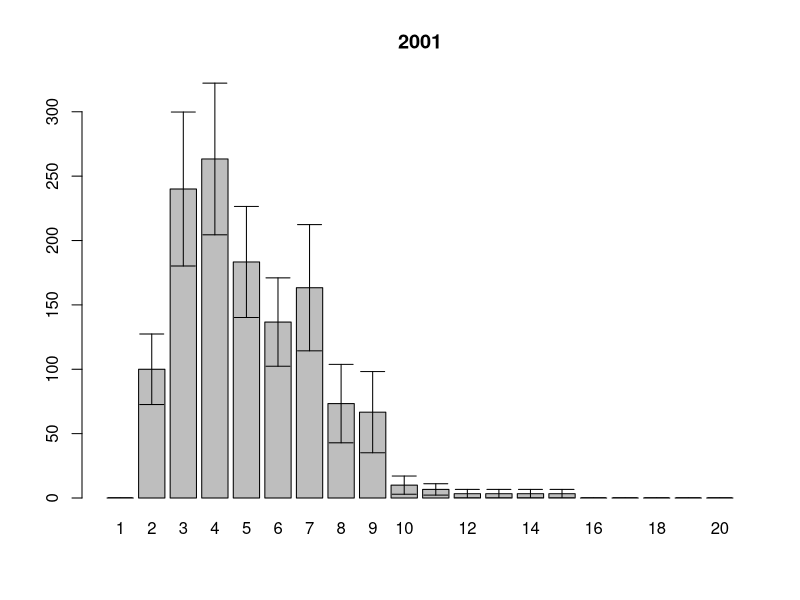
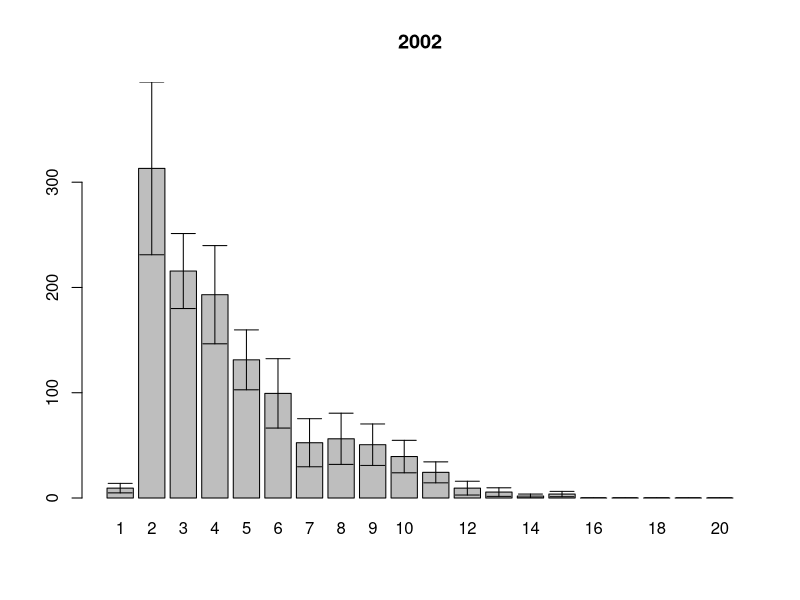
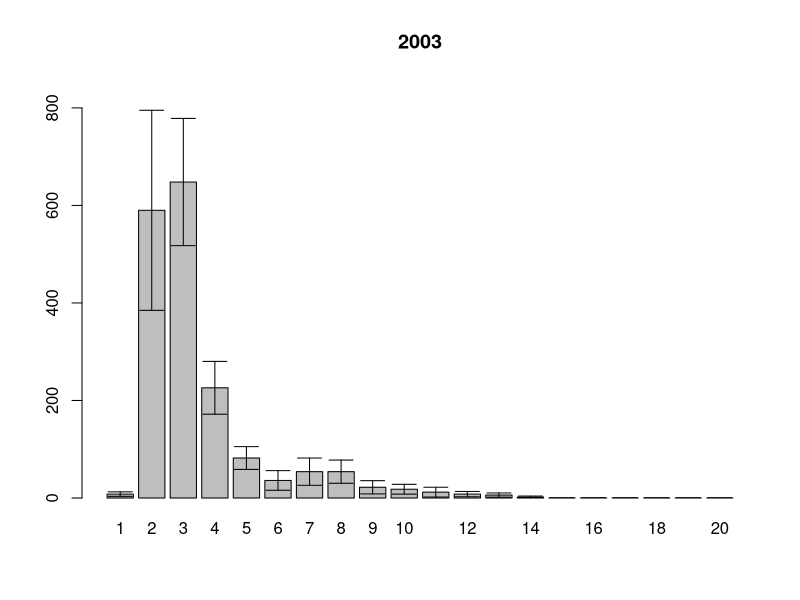
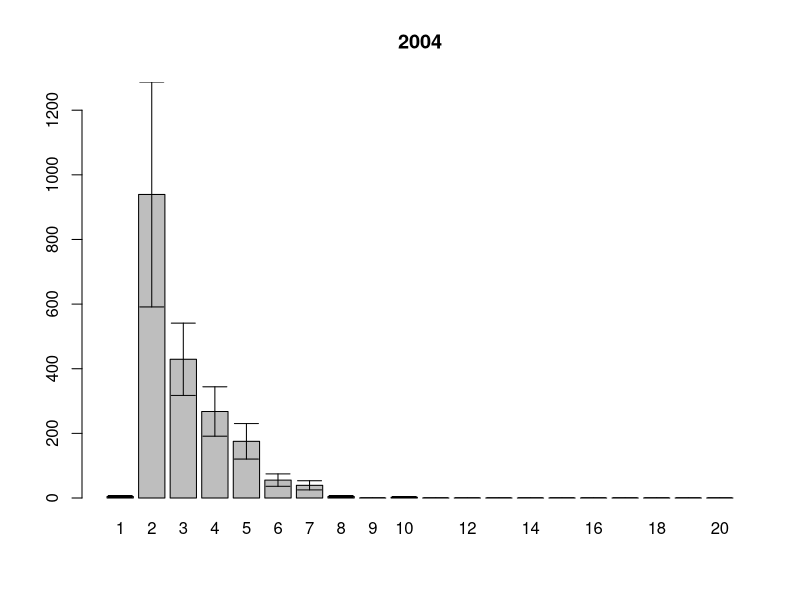
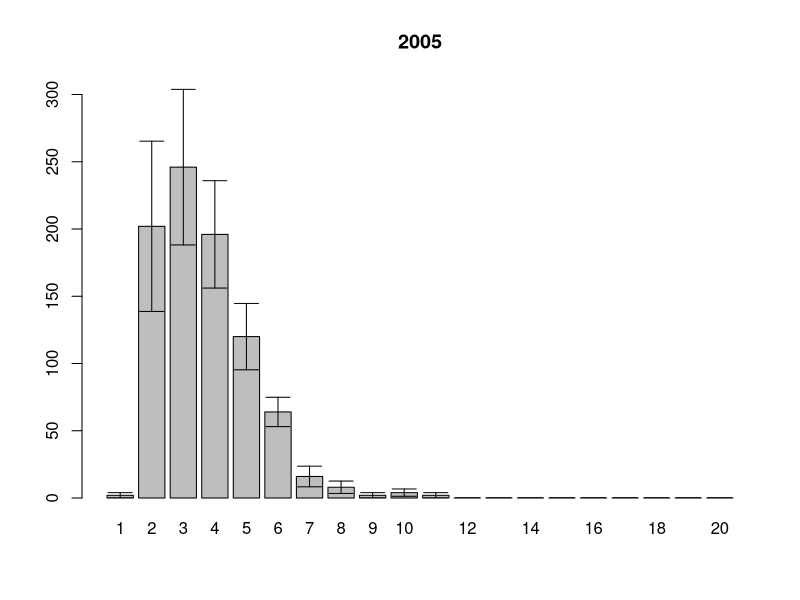
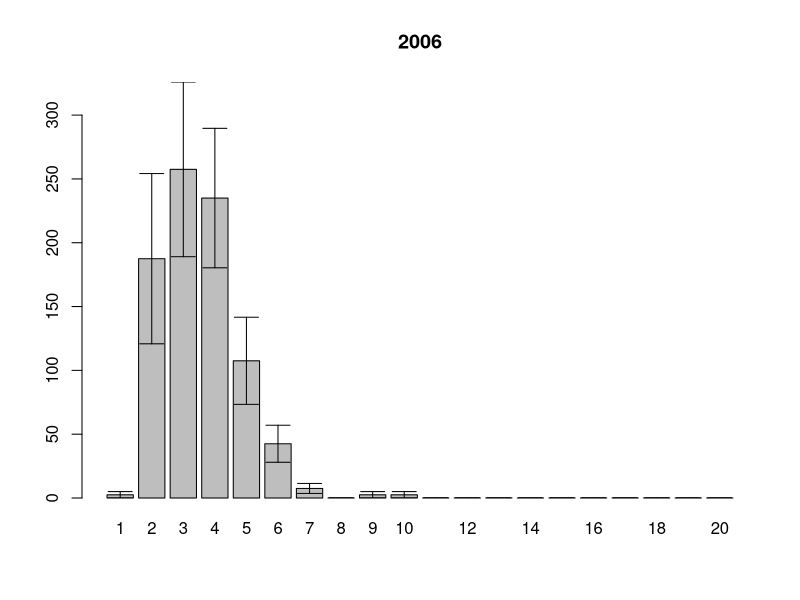
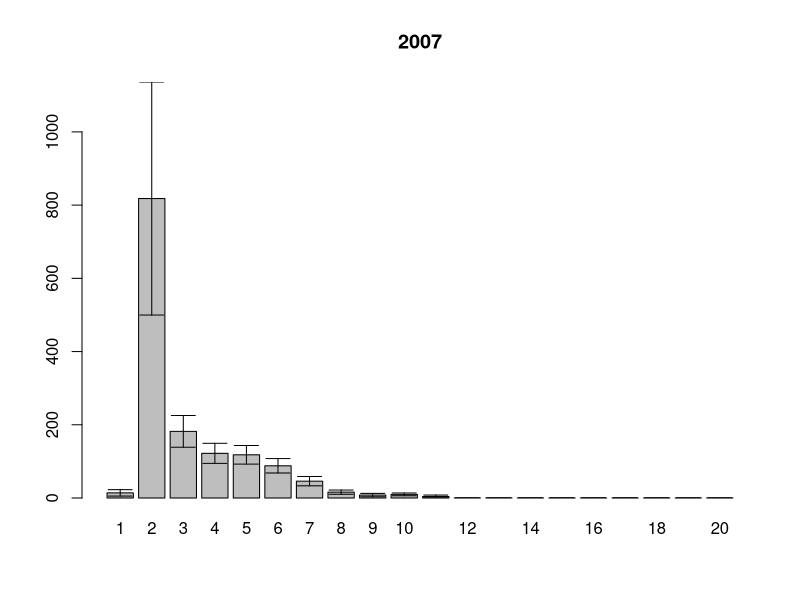
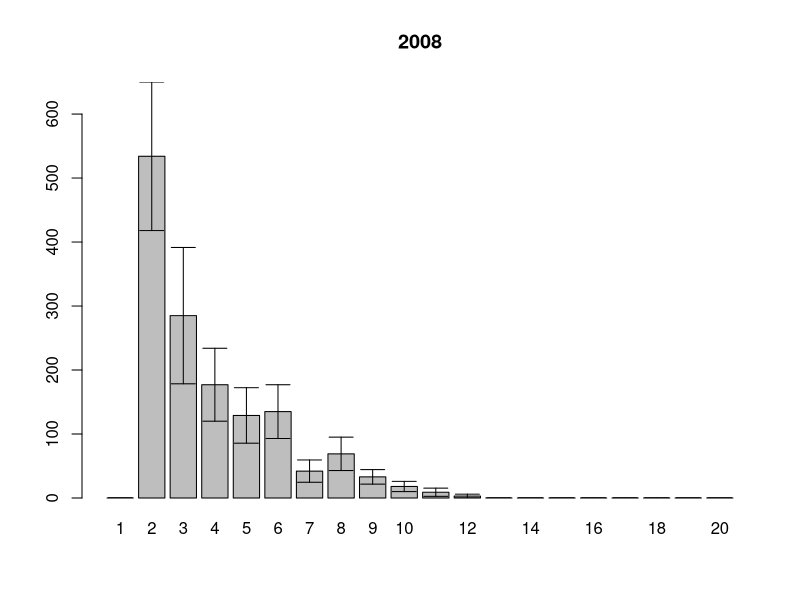

Write the R code that produced these figures, in order.
setwd("~/Dropbox/PhD_thesis/White_Sea/Ryashkov_YuG//")

# размерная структура суммарно по годам по горизонтам
ishodnik<-read.table(file="length.csv", sep=";", dec=",", head=T)
samples.squares<-read.table(file="squares.csv", sep=";", dec=",", head=T)
samples.names<-read.table(file="sample.csv", sep=";", dec=",", head=T)
attach(ishodnik)
#year<-factor(year)

Length.int<-cut(Length.mm, breaks=seq(0,20,1))

(size.str.table<-table(Length.int,year,sample))

size.str.df<-as.data.frame(size.str.table) # как таблица данных

#убираем те пробы которых на самом деле нету
for (i in 1:length(levels(size.str.df$year)))
{ (xxx<-size.str.df$sample[size.str.df$year==levels(size.str.df$year)[i] ]%in%
     samples.names$sample[samples.names$year==levels(size.str.df$year)[i]])
  antixxx<-as.logical(1-xxx)
  size.str.df$Freq[size.str.df$year==levels(size.str.df$year)[i]][antixxx]<-NA
}


# SUBSET - для фильтрации таблицы данных
# APPLY - кто-то из них для средней и СД по фрейму

#теперь на квадратный метр
size.str.sqmeter<-size.str.df
for (i in 1:length(levels(size.str.sqmeter$year)))
{
  size.str.sqmeter$Freq[size.str.sqmeter$year==levels(size.str.sqmeter$year)[i]]<-size.str.sqmeter$Freq[size.str.sqmeter$year==levels(size.str.sqmeter$year)[i]] * samples.squares$square[samples.squares$year==levels(size.str.sqmeter$year)[i]]
}

#subset(size.str.sqmeter,subset=size.str.sqmeter$year=="1992")

#и среднее??
# tapply выдает как резудьтат матрицу
(mean.sizestr.sqmeter<-t(tapply(size.str.sqmeter$Freq,INDEX=list(size.str.sqmeter$year, size.str.sqmeter$Length.int),FUN=mean, na.rm=T)))
mean.sqmeter.df<-as.data.frame(mean.sizestr.sqmeter)
(sd.sizestr.sqmeter<-tapply(size.str.sqmeter$Freq,INDEX=list(size.str.sqmeter$year, size.str.sqmeter$Length.int),FUN=sd, na.rm=T))

n.samples<-tapply(samples.names$sample,samples.names$year, length )

(sem.sizestr.sqmeter <-t(sd.sizestr.sqmeter/sqrt(as.vector(n.samples))))
sem.sqmeter.df<-as.data.frame(sem.sizestr.sqmeter)

length.class<-seq(1,20,1)

#from R-book 
error.bars<-function(yv,z,nn){
  xv<-
    barplot(yv,ylim=c(0,(max(yv)+max(z))),names=nn)#,ylab=deparse(substitute(yv)))
  g=(max(xv)-min(xv))/50
  for (i in 1:length(xv)) {
    lines(c(xv[i],xv[i]),c(yv[i]+z[i],yv[i]-z[i]))
    lines(c(xv[i]-g,xv[i]+g),c(yv[i]+z[i], yv[i]+z[i]))
    lines(c(xv[i]-g,xv[i]+g),c(yv[i]-z[i], yv[i]-z[i]))
  }}


  for (j in 1:length(colnames(mean.sizestr.sqmeter)))
  {
    pdf(file=paste("YuG", colnames(mean.sizestr.sqmeter)[j], ".pdf",sep="_"))
    error.bars(yv=mean.sizestr.sqmeter[,j], nn=length.class, z=sem.sizestr.sqmeter[,j])
    title(main=colnames(mean.sizestr.sqmeter)[j], xlab="", ylab="")
    dev.off()
  }

# to .eps
#for (j in 1:length(colnames(mean.sizestr.sqmeter)))
#{
#  postscript(file=paste("YuG1", colnames(mean.sizestr.sqmeter)[j], ".eps",sep="_"))
#  error.bars(yv=mean.sizestr.sqmeter[,j], nn=length.class, z=sem.sizestr.sqmeter[,j])
#  title(main=colnames(mean.sizestr.sqmeter)[j], xlab="", ylab="")
#  dev.off()
#}
